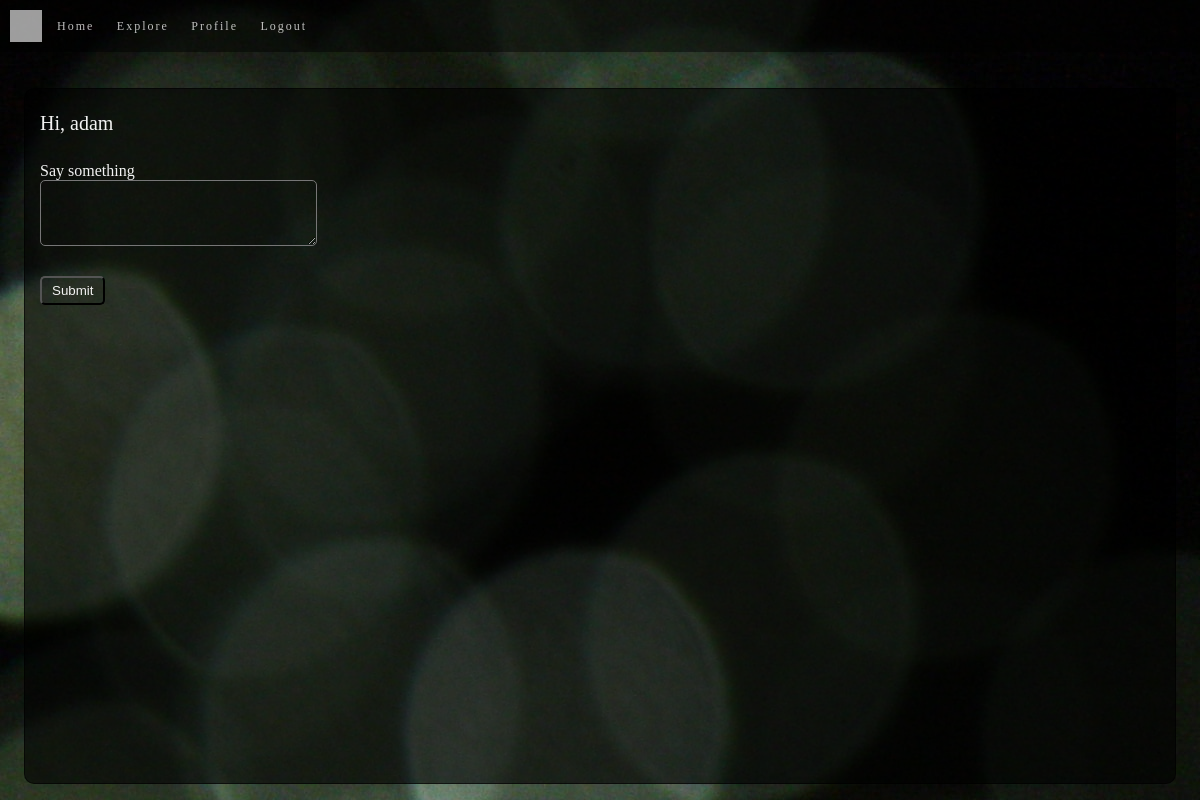
Before: /index (signed in) with the older database file.
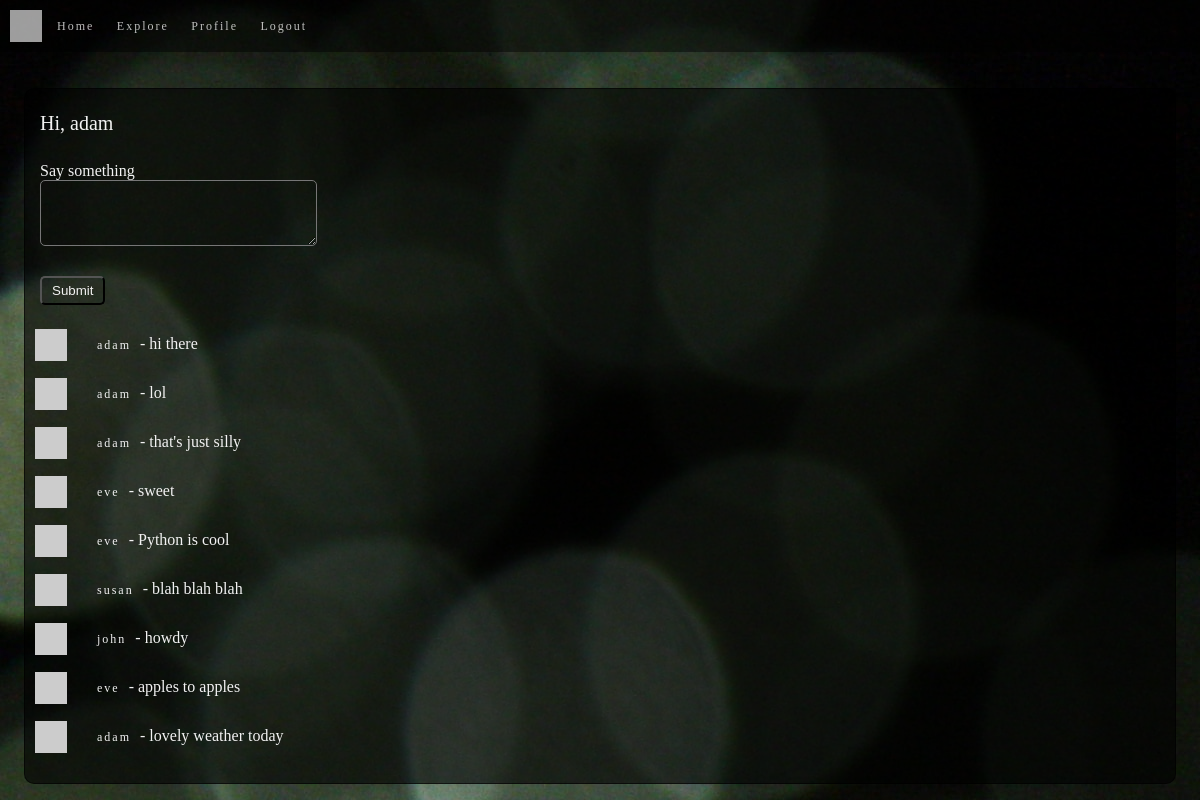
After: the same page with the newer database file.
### app/models.py (models this page shows, shortened)
class User(UserMixin, db.Model):
    id = db.Column(db.Integer, primary_key=True)
    username = db.Column(db.String(64), index=True, unique=True)
    email = db.Column(db.String(120), index=True, unique=True)
    password_hash = db.Column(db.String(128))
    posts = db.relationship('Post', backref='author', lazy='dynamic')
    about_me = db.Column(db.String(140))
    last_seen = db.Column(db.DateTime, default=datetime.utcnow)
    followed = db.relationship(
        'User', secondary=followers,
        primaryjoin=(followers.c.follower_id == id),
        secondaryjoin=(followers.c.followed_id == id),
        backref=db.backref('followers', lazy='dynamic'), lazy='dynamic')
    def avatar(self):
        digest = md5(self.email.lower().encode('utf-8')).hexdigest()
        return avatar_dicebear("jdenticon", digest[12:])
    def followed_posts(self):
        followed = Post.query.join(
            followers, (followers.c.followed_id == Post.user_id)).filter(
                followers.c.follower_id == self.id)
        own = Post.query.filter_by(user_id=self.id)
        return followed.union(own).order_by(Post.timestamp.desc())

class Post(db.Model):
    id = db.Column(db.Integer, primary_key=True)
    body = db.Column(db.String(140))
    timestamp = db.Column(db.DateTime, index=True, default=datetime.utcnow)
    user_id = db.Column(db.Integer, db.ForeignKey('user.id'))

### app/routes.py (the view)
@app.route("/", methods=["GET", "POST"])
@app.route("/index", methods=["GET", "POST"])
@login_required
def index():
    form = PostForm()
    if form.validate_on_submit():
        post = Post(body=form.post.data, author=current_user)
        db.session.add(post)
        db.session.commit()
        flash('Your post is now live!')
        return redirect(url_for('index'))
    page = request.args.get('page', 1, type=int)
    posts = current_user.followed_posts().paginate(page, app.config['POSTS_PER_PAGE'], False)
    next_url = url_for('index', page=posts.next_num) if posts.has_next else None
    prev_url = url_for('index', page=posts.prev_num) if posts.has_prev else None
    return render_template("index.html", title="Home", form=form, posts=posts.items, next_url=next_url, prev_url=prev_url)

### app/forms.py
class PostForm(FlaskForm):
    post = TextAreaField('Say something', validators=[
        DataRequired(), Length(min=1, max=140)])
    submit = SubmitField('Submit')

### app/models.py (called while the page is built)
@login.user_loader
def load_user(id):
    return User.query.get(int(id))

### app/routes.py (called while the page is built)
@app.before_request
def before_request():
    if current_user.is_authenticated:
        current_user.last_seen = datetime.utcnow()
        db.session.commit()

### app/utils.py (called while the page is built)
def avatar_dicebear(sprite, seed, mood=None):
    valid_sprites = [
        "male", "female", "human", "identicon",
        "initials", "bottts", "avataaars", "jdenticon", "gridy"]
    valid_moods = ["happy", "sad", "surprised"]
    if sprite not in valid_sprites:
        return "SPRITE MUST BE ONE OF : {}".format(", ".join(valid_sprites))
    if (mood is not None) and (mood in valid_moods):
        return "https://avatars.dicebear.com/v2/{sprites}/{seed}.svg?options[mood][]={mood}".format(sprites=sprite, seed=seed, mood=mood)
    return "https://avatars.dicebear.com/v2/{sprites}/{seed}.svg".format(sprites=sprite, seed=seed)

### app/templates/index.html (shortened to what this page needs)
{% extends "base.html" %}
{% block content%}
    <h1 id="subject">Hi, {{ current_user.username }}</h1>
    {% if form %}
    <form action="" method="post">
        <p>{{ form.post.label }}<br>
            {{ form.post(cols=32, rows=4) }}<br>
        </p>
        <p>{{ form.submit }}</p>
    </form>
    {% endif %}
    <div id="matter">
        {% if posts %}
        <ul>
            {% for post in posts %}
                {% include "_post.html" %}
            {% endfor %}
        </ul>
        {% endif %}
    </div>
{% endblock %}

### app/templates/base.html (shortened to what this page needs)
<html lang="en">
<head>
    <link rel="stylesheet" href="{{ url_for('static', filename='css/index.css') }}" />
</head>
<body>
    <div class="header">
        {% if current_user.is_anonymous %}
            <img class="oc" src="https://avatars.dicebear.com/v2/jdenticon/c6b77e1f09d30ce103741f3174a7a68d.svg" />
        {% else %}
            <img class="oc" src="{{ current_user.avatar() }}" />
        {% endif %}
        <nav id="nav-bar">
            <a href="{{ url_for('index') }}">Home</a>
            <a href="{{ url_for('explore') }}">Explore</a>
            {% if current_user.is_anonymous %}
            <a href="{{ url_for('login') }}">Login</a>
            {% else %}
            <a href="{{ url_for('user', username=current_user.username) }}">Profile</a>
            <a href="{{ url_for('logout') }}">Logout</a>
            {% endif %}
        </nav>
    </div>
    <div class="body-content">
        {% block content %}{% endblock %}
    </div>
</body>
</html>

### app/templates/_post.html
<section class="user-post">
    <img src="{{ post.author.avatar() }}" width="32px">
    <p class="user-posted">
        <a href="{{ url_for('user', username=post.author.username) }}">{{ post.author.username }}</a>
         - <b>{{ post.body }}</b>
    </p>
</section>

### app/static/css/index.css (style rules this page uses)
html, body, div, span, applet, object, iframe, h1, h2, h3, h4, h5, h6, p, blockquote, pre, a, abbr, acronym, address, big, cite, code, del, dfn, em, img, ins, kbd, q, s, samp, small, strike, strong, sub, sup, tt, var, b, u, i, center, dl, dt, dd, ol, ul, li, fieldset, form, label, legend, table, caption, tbody, tfoot, thead, tr, th, td, article, aside, canvas, details, embed, figure, figcaption, footer, header, hgroup, menu, nav, output, ruby, section, summary, time, mark, audio, video { margin: 0; padding: 0; border: 0; font-size: 100%; font: inherit; vertical-align: baseline; }
article, aside, details, figcaption, figure, footer, header, hgroup, menu, nav, section { display: block; }
body { line-height: 1; }
ol, ul { list-style: none; }
* { box-sizing: border-box; }
html { font-size: 62.5%; }
html, body { font-family: 'sans-serif'; }
a { color: #f2f2f2; text-decoration: none; padding: 5px; }
body { margin: 0; }
.header { display: flex; flex-flow: row wrap; align-items: center; }
.header, .footer { background: rgba(0, 1, 1, 0.6); padding: 1rem; opacity: 77%; }
body { background-image: url("../images/becca-romine-Lll4QeybDEg-unsplash.jpg"); display: flex; flex-direction: column; }
.oc { src: url("../images/octocat.png"); width: 16px; height: 16px; }
@media (min-width: 375px) { .oc { width: 32px; height: 32px; } }
.body-content { opacity: 100%; padding: 2rem; color: #f2f2f2; position: absolute; overflow-y: auto; top: 11%; bottom: 2%; left: 2%; right: 2%; background-color: rgba(0, 1, 1, 0.6); border-radius: 1rem; border: 1px solid rgba(0, 1, 1, 0.6); scrollbar-color: #000101; }
.body-content h1 { padding: 1.5rem; }
@media (min-width: 375px) { .body-content { font-size: 1.4rem; line-height: 1.6rem; padding: 1rem 0; } }
@media (min-width: 768px) { .body-content { font-size: 1.6rem; line-height: 1.8rem; } }
.body-content p { padding: 1.5rem; }
h1 { font-size: 2rem; color: #f2f2f2; }
a { font-size: 1.2rem; letter-spacing: 0.2rem; padding-left: 1.5rem; }
#about_me, #post, #username, #password, #password2, #submit, #remember_me, #email { align-content: right; border-radius: 5px; color: #f2f2f2; background-color: rgba(0, 0, 0, 0); }
#about_me, #username, #post { max-width: 90%; }
#submit { padding: 0.5rem 1rem; }
.user-post, .profile-head { display: flex; align-items: center; flex-wrap: wrap; padding-left: 1rem; color: #f2f2f2; background-color: rgba(0, 0, 0, 0); }

Changed rows visible on the page:
added Post: author.username "adam", body "hi there"
added Post: author.username "adam", body "lol"
added Post: author.username "adam", body "that's just silly"
added Post: author.username "eve", body "sweet"
added Post: author.username "eve", body "Python is cool"
added Post: author.username "susan", body "blah blah blah"
added Post: author.username "john", body "howdy"
added Post: author.username "eve", body "apples to apples"
added Post: author.username "adam", body "lovely weather today"
